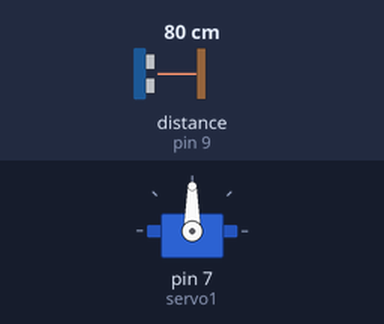
The sketch below on a simulated Arduino Uno, built with avr-gcc and run on an emulated ATmega328P. Shown: servo. Wiring (inferred from the names in the program): ultrasonic range finder: trigger pin 8; echo pin 9. Inputs (shaded band) come from the test bench; at power-on: distance to the obstacle (sensor on pin 9) 80 cm. The echo pulse lasts 58.3 µs per cm.

Above: at 1.2 s.
1.3 s: distance to the obstacle (sensor on pin 9) set to 12 cm
2.8 s: distance to the obstacle (sensor on pin 9) set to 9 cm
At 3.7 s:
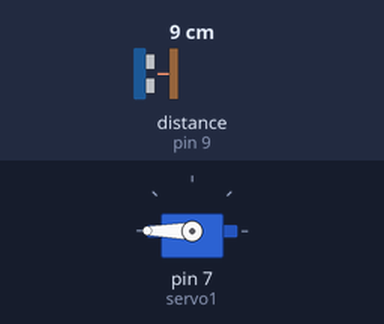
4.3 s: distance to the obstacle (sensor on pin 9) set to 18 cm
At 4.8 s:
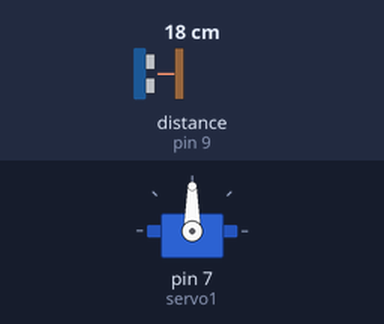
5.8 s: distance to the obstacle (sensor on pin 9) set to 2 cm
At 7.2 s:
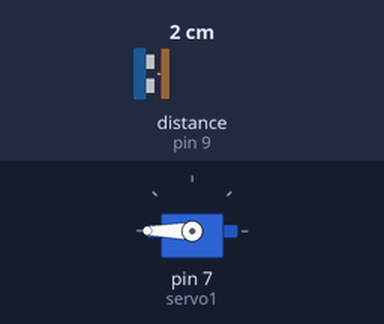
Timing chart, 0 to 8.3 s (numbered marks = the images above; inputs shaded):
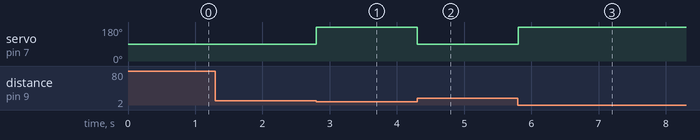

The sketch:

teste4leds.ino
```cpp
#include <Servo.h>

Servo servo1;

int trigPin = 8;

int echoPin = 9;

long distance;

long duration;

void setup()

{

servo1.attach(7);

 pinMode(trigPin, OUTPUT);

 pinMode(echoPin, INPUT);// put your setup code here, to run once:

}

void loop()

{

  ultra_sonic();

  servo1.write(90);

  if(distance <=9)

  {

  servo1.write(270);

  }

}

void ultra_sonic()

{

  digitalWrite(trigPin, LOW);

  delayMicroseconds(2);

  digitalWrite(trigPin, HIGH);

  delayMicroseconds(10);

  digitalWrite(trigPin, LOW);

  duration = pulseIn(echoPin, HIGH);

  distance = duration*0.034/2;

  }
```

Measured:
- the behaviour switches between 11 and 10 cm on distance to the obstacle (sensor on pin 9) (found by bisection; images 0 and 1)
- after the input at 1.3 s, every drawn part: stays the same
- after the input at 2.8 s, servo on pin 7 (servo1): 90° → 180° at once
- after the input at 4.3 s, servo on pin 7 (servo1): 180° → 90° at once
- after the input at 5.8 s, servo on pin 7 (servo1): 90° → 180° at once
